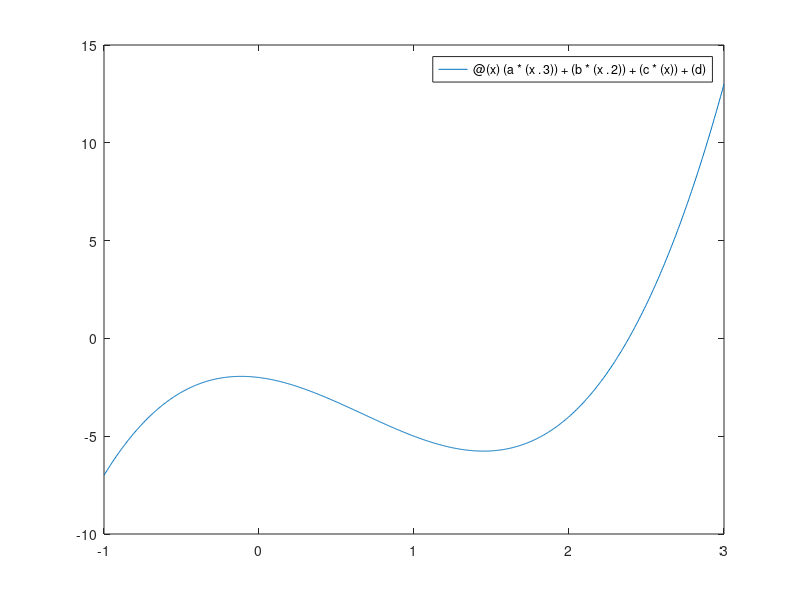

Write the MATLAB code that produced this figure. (Note: this script raises an error after producing the figure.)
clear;
clc;

xi=-1;   yi=-7;
xf=3;    yf=13;
x1 = 1;  y1 = -5;
x2 = 2;  y2 = -4;

xx = [xi; x1; x2; xf];
yy = [yi; y1; y2; yf];

%plot(xx, yy);

x = xi:xf;

m = [xi^3 xi^2 xi 1;
     x1^3 x1^2 x1 1;
     x2^3 x2^2 x2 1;
     xf^3 xf^2 xf 1];
 
cofs = m \ yy;
a = cofs(1)
b = cofs(2)
c = cofs(3)
d = cofs(4)

f = @(x) (a*(x.^3)) + (b*(x.^2)) + (c*(x)) + (d);
fplot(f, [xi xf]);
hold on;
%plot(x,f(x));

fdt =  @(x) (a*(3*x.^2)) + (b*(2*x)) + c;
f2dt = @(x) 6*a*x + 2*b;
lfdt = @(x) sqrt((1+ fdt(x)).^2);

syms x
% Min N Max points
primeraD = (a*(3*x.^2)) + (b*(2*x)) + c;
answer = solve( primeraD == 0, x, 'MaxDegree', 3);
resultado = vpa(answer,6);
sprintf("Max: %s , %s", resultado(1), f(resultado(1)))
plot(resultado(1), f(resultado(1)), '.');
text(resultado(1), f(resultado(1)), '\leftarrow Max')
sprintf("Min: %s, %s", resultado(2), f(resultado(2)))
plot(resultado(2), f(resultado(2)), '.')
text(resultado(2), f(resultado(2)), '\leftarrow Min')

% Inflection point
segundaD = 6*a*x + 2*b;
answer2 = vpasolve(segundaD == 0, x, [-inf, inf]);
sprintf("Inflection: %s , %s", answer2(1), f(answer2(1)))
plot(answer2(1), f(answer2(1)), '.');
text(answer2(1), f(answer2(1)), '\leftarrow Inflection')

% Track length
longitud_pista = integral(lfdt, xi, xf);
disp("Longitud de la pista: " + longitud_pista);

% Radius of curvature
valores = radiocurvatura(resultado(1), f(resultado(1)), fdt(resultado(1)), f2dt(resultado(1)));
plotcircle(valores(2), valores(3), valores(1));
plot(valores(2), valores(3), '.');
sprintf("Radio Curvatura Max: %s and %s",valores(2), valores(3))

valores_dos = radiocurvatura(resultado(2), f(resultado(2)), fdt(resultado(2)), f2dt(resultado(2)));
plotcircle(valores_dos(2), valores_dos(3), valores_dos(1));
plot(valores_dos(2), valores_dos(3), '.');
sprintf("Radio Curvatura Min: %s and %s",valores_dos(2), valores_dos(3))
axis equal;
axis([-20 20 -20 20])

% rc_inflection = radiocurvatura(answer2(1), f(answer2(1)),fdt(answer2(1)), f2dt(answer2(1)));
% sprintf("Radio Curvatura Punto Inflexión: %s", rc_inflection(1))
%daspect manual;

%% Functions 
function h = plotcircle(xs,ys,r)
    th = 0:pi/50:2*pi;
    xunit = r*cos(th) + xs;
    yunit = r*sin(th) + ys;
    h = plot (xunit, yunit);
end

% Input (x,f(x), f'(x), f''(x) )     f(x) = y
% [Radio de curvatura, x, y] de circulo
function t = radiocurvatura(xs, ys,fdtx, f2dtx)
    %r_c = (1 + (fdtx)^2)^(3/2)/ abs(f2dtx);
    r_c = abs(   sqrt(   (  1  + (fdtx).^2   ).^3   )   /  abs(f2dtx));
    alfa = xs - ((fdtx*(1+ fdtx^2))/f2dtx);
    beta = ys + ((1 + fdtx^2)/f2dtx);
    t = [r_c, alfa, beta];
end